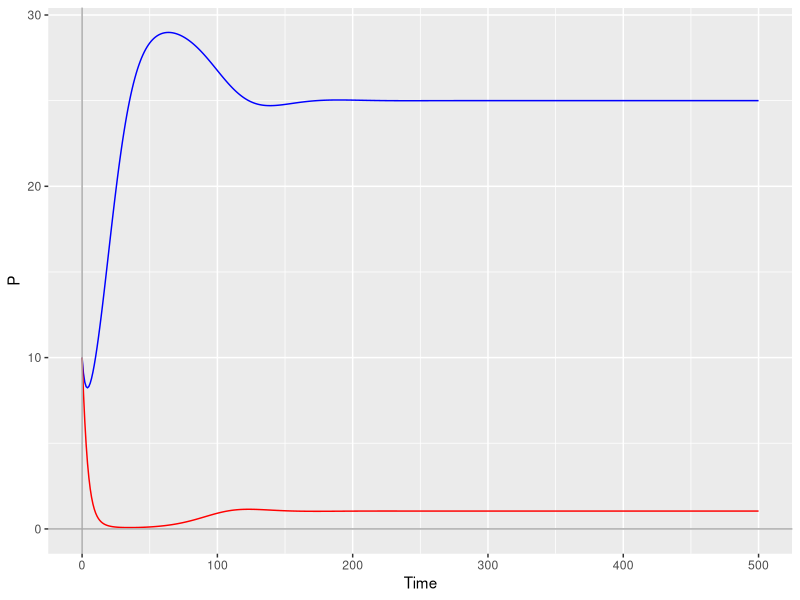
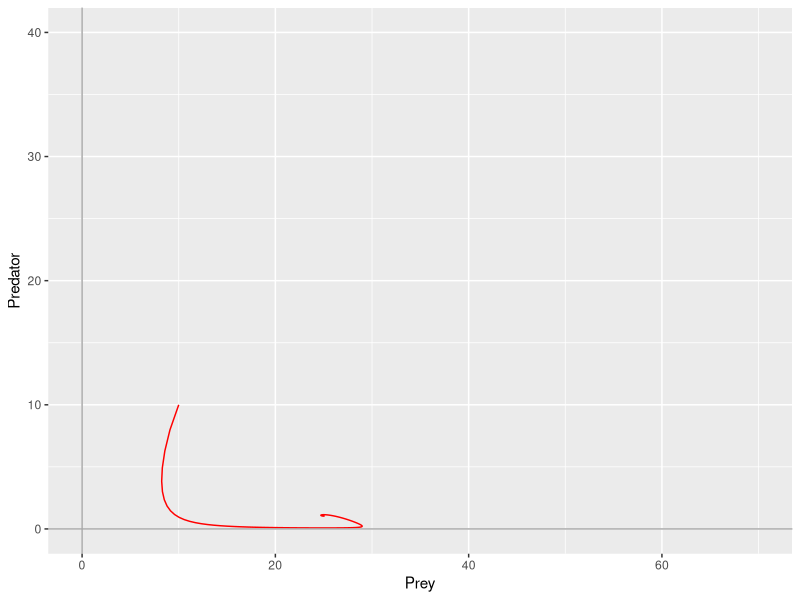

The R source for these figures, in order:
install.packages("deSolve")
library(deSolve)
install.packages("ggplot2")
library(ggplot2)

LG <- function(t,state,parameters){ ##logistic grown function, that takes a set of parameter values, initial conditions and a time sequence
  with(as.list(c(state, parameters)),{ ##"with" is a function that allows us to use the variable names directly - it looks for r, K and P in state and parameters
    
    dP <- r*(1-P/K)*P ##this is our logistic equation governing the rate of change of P
    
    return(list(dP)) ## return the rate of change - it needs to be a list
  }) # end with(as.list ...
}

LV <- function(t,state,parameters){ ##logistic growth function,that takes a set of parameter values, initial conditions and a time sequence
  with(as.list(c(state, parameters)),{ ##looking for r, K and P in state and parameters
    dx <- alpha * x * (1-x/K) - (beta * x * y)/(1 + A * x) ##this is our logistic equation governing the rate of change of P
    dy <- (delta * x * y)/(1 + A * x) - gamma * y
    return(list(c(dx,dy))) ## return the rate of change - it needs to be a list
  }) # end with(as.list ...
}


state <- c(x = 10, y = 10)
parameters <- c(alpha = 0.1, beta = 0.02, delta = 0.02, gamma = 0.4, K = 30, A = 0.01)
times <- seq(0,500,by=1)
out <- ode(y=state, times = times, func = LV, parms = parameters)
out.df <- data.frame(out)

ggplot(data = out.df)+
  geom_line(mapping=aes(x=time,y=x),color="blue") +
  geom_line(mapping=aes(x=time,y=y),color="red") +
  geom_hline(yintercept=0,color="darkgrey") +
  geom_vline(xintercept=0,color="darkgrey") +
  labs(x = "Time", y = "P")

ggplot(data = out.df)+
  geom_path(mapping=aes(x=x,y=y),color="red") +
  xlim(0,70) +ylim(0,40) +
  geom_hline(yintercept=0,color="darkgrey") +
  geom_vline(xintercept=0,color="darkgrey") +
  labs(x = "Prey", y = "Predator")
